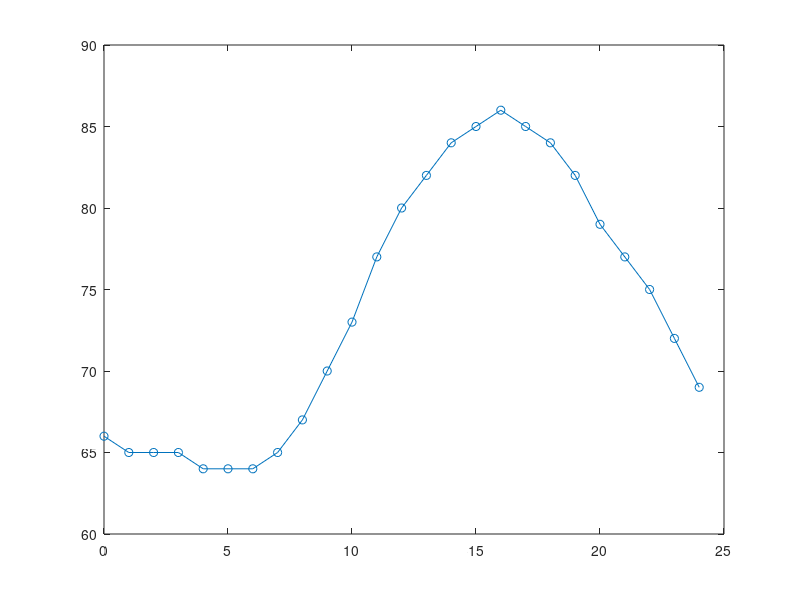
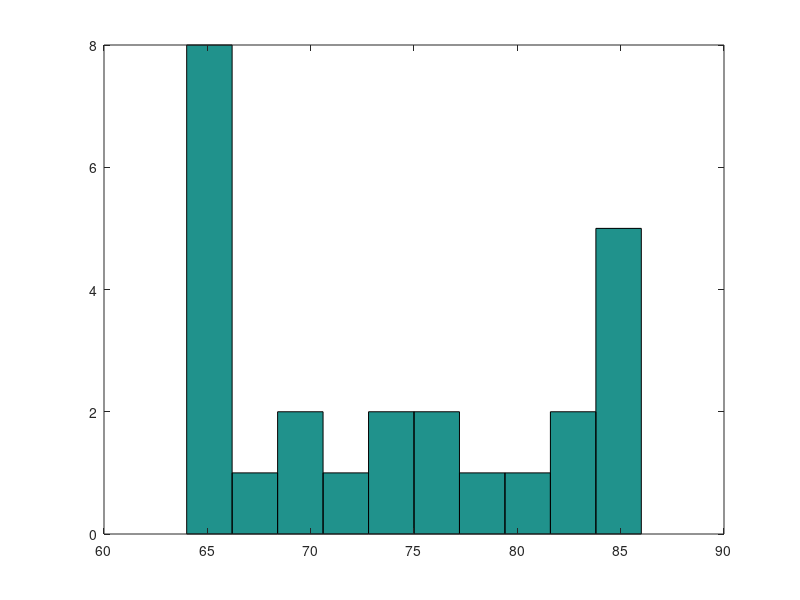

These charts were generated, in order, by the following MATLAB code:
% // Nawaf Abdullah
% // CMPSC 201 SU 2016
% // Date 8-02-16
% // HW #9
% // MATLAB Analysis of Temp data with interpolation and regression.


time = 0:1:24;   %time in hours for each temperture value
temp = [66 65 65 65 64 64 64 65 67 70 73 77 80 82 84 85 86 85 84 82 79 77 75 72 69]; %temperture values


fprintf('Minimum temperture')  
min(temp)

fprintf('Maximum temperture')
max(temp)

fprintf('Mean temperture')
mean(temp)

fprintf('Median temperture')
median(temp)

fprintf('Standarf deviation of temperture')
std(temp)

fprintf('Hours when temperture values above mean')
find(temp>mean(temp))


disp('Time(hours)      Temperture(F)')      %raw data table
disp([time'        temp'])


figure, plot(time,temp,'-o') %raw data plot

figure, hist(temp)